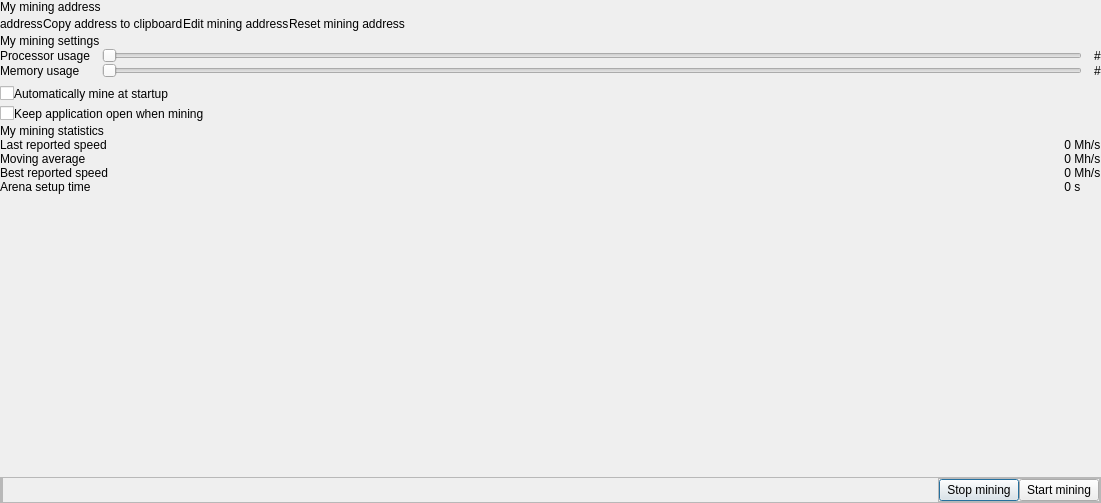
<?xml version="1.0" encoding="UTF-8"?>
<ui version="4.0">
 <class>MiningAccountDialog</class>
 <widget class="QDialog" name="MiningAccountDialog">
  <property name="geometry">
   <rect>
    <x>0</x>
    <y>0</y>
    <width>1101</width>
    <height>503</height>
   </rect>
  </property>
  <property name="sizePolicy">
   <sizepolicy hsizetype="Expanding" vsizetype="Expanding">
    <horstretch>0</horstretch>
    <verstretch>0</verstretch>
   </sizepolicy>
  </property>
  <property name="toolTip">
   <string notr="true"/>
  </property>
  <layout class="QVBoxLayout" name="verticalLayout_2">
   <property name="spacing">
    <number>0</number>
   </property>
   <property name="leftMargin">
    <number>0</number>
   </property>
   <property name="topMargin">
    <number>0</number>
   </property>
   <property name="rightMargin">
    <number>0</number>
   </property>
   <property name="bottomMargin">
    <number>0</number>
   </property>
   <item>
    <layout class="QHBoxLayout" name="horizontalLayout">
     <property name="spacing">
      <number>0</number>
     </property>
     <item>
      <layout class="QVBoxLayout" name="outerLayout">
       <property name="spacing">
        <number>0</number>
       </property>
       <item>
        <widget class="QStackedWidget" name="receiveCoinsStackedWidget">
         <property name="currentIndex">
          <number>0</number>
         </property>
         <widget class="QWidget" name="receiveCoinsPage">
          <layout class="QVBoxLayout" name="verticalLayout">
           <property name="spacing">
            <number>0</number>
           </property>
           <property name="leftMargin">
            <number>0</number>
           </property>
           <property name="topMargin">
            <number>0</number>
           </property>
           <property name="rightMargin">
            <number>0</number>
           </property>
           <property name="bottomMargin">
            <number>0</number>
           </property>
           <item>
            <widget class="QLabel" name="miningAddressLabel">
             <property name="text">
              <string>My mining address</string>
             </property>
             <property name="indent">
              <number>0</number>
             </property>
            </widget>
           </item>
           <item>
            <layout class="QHBoxLayout" name="accountAddressLayout">
             <property name="spacing">
              <number>0</number>
             </property>
             <property name="bottomMargin">
              <number>0</number>
             </property>
             <item>
              <widget class="QLabel" name="accountAddress">
               <property name="text">
                <string notr="true">address</string>
               </property>
               <property name="indent">
                <number>0</number>
               </property>
               <property name="textInteractionFlags">
                <set>Qt::TextSelectableByMouse</set>
               </property>
              </widget>
             </item>
             <item>
              <widget class="ClickableLabel" name="miningCopyToClipboardButton">
               <property name="toolTip">
                <string>Copy address to clipboard</string>
               </property>
               <property name="text">
                <string notr="true">Copy address to clipboard</string>
               </property>
               <property name="indent">
                <number>0</number>
               </property>
              </widget>
             </item>
             <item>
              <widget class="ClickableLabel" name="miningEditAddressButton">
               <property name="toolTip">
                <string>Edit mining address</string>
               </property>
               <property name="text">
                <string notr="true">Edit mining address</string>
               </property>
               <property name="indent">
                <number>0</number>
               </property>
              </widget>
             </item>
             <item>
              <widget class="ClickableLabel" name="miningResetAddressButton">
               <property name="toolTip">
                <string>Reset mining address</string>
               </property>
               <property name="text">
                <string notr="true">Reset mining address</string>
               </property>
               <property name="indent">
                <number>0</number>
               </property>
              </widget>
             </item>
             <item>
              <spacer name="horizontalSpacer">
               <property name="orientation">
                <enum>Qt::Horizontal</enum>
               </property>
               <property name="sizeHint" stdset="0">
                <size>
                 <width>40</width>
                 <height>20</height>
                </size>
               </property>
              </spacer>
             </item>
            </layout>
           </item>
           <item>
            <layout class="QHBoxLayout" name="horizontalLayout_8">
             <property name="spacing">
              <number>0</number>
             </property>
             <property name="bottomMargin">
              <number>0</number>
             </property>
            </layout>
           </item>
           <item>
            <widget class="QLabel" name="miningSettingsLabel">
             <property name="text">
              <string>My mining settings</string>
             </property>
             <property name="indent">
              <number>0</number>
             </property>
            </widget>
           </item>
           <item>
            <layout class="QGridLayout" name="gridLayout_2">
             <property name="topMargin">
              <number>0</number>
             </property>
             <property name="horizontalSpacing">
              <number>12</number>
             </property>
             <item row="1" column="1">
              <widget class="QSlider" name="miningMemorySlider">
               <property name="toolTip">
                <string notr="true"/>
               </property>
               <property name="orientation">
                <enum>Qt::Horizontal</enum>
               </property>
              </widget>
             </item>
             <item row="1" column="0">
              <widget class="QLabel" name="miningMemorySliderHeading">
               <property name="text">
                <string>Memory usage</string>
               </property>
              </widget>
             </item>
             <item row="0" column="1">
              <widget class="QSlider" name="miningThreadSlider">
               <property name="toolTip">
                <string notr="true"/>
               </property>
               <property name="orientation">
                <enum>Qt::Horizontal</enum>
               </property>
              </widget>
             </item>
             <item row="0" column="0">
              <widget class="QLabel" name="miningThreadSliderHeading">
               <property name="text">
                <string>Processor usage</string>
               </property>
              </widget>
             </item>
             <item row="0" column="2">
              <widget class="QLabel" name="miningThreadSliderLabel">
               <property name="text">
                <string>#</string>
               </property>
               <property name="alignment">
                <set>Qt::AlignLeading|Qt::AlignLeft|Qt::AlignVCenter</set>
               </property>
              </widget>
             </item>
             <item row="1" column="2">
              <widget class="QLabel" name="miningMemorySliderLabel">
               <property name="text">
                <string notr="true">#</string>
               </property>
               <property name="alignment">
                <set>Qt::AlignLeading|Qt::AlignLeft|Qt::AlignVCenter</set>
               </property>
              </widget>
             </item>
            </layout>
           </item>
           <item>
            <layout class="QHBoxLayout" name="horizontalLayout_3">
             <property name="spacing">
              <number>0</number>
             </property>
             <property name="topMargin">
              <number>6</number>
             </property>
             <item>
              <widget class="QCheckBox" name="miningCheckBoxMineAtStartup">
               <property name="toolTip">
                <string notr="true"/>
               </property>
               <property name="text">
                <string notr="true"/>
               </property>
              </widget>
             </item>
             <item>
              <widget class="QLabel" name="label_4">
               <property name="text">
                <string>Automatically mine at startup</string>
               </property>
               <property name="indent">
                <number>0</number>
               </property>
              </widget>
             </item>
             <item>
              <spacer name="horizontalSpacer_2">
               <property name="orientation">
                <enum>Qt::Horizontal</enum>
               </property>
               <property name="sizeHint" stdset="0">
                <size>
                 <width>40</width>
                 <height>20</height>
                </size>
               </property>
              </spacer>
             </item>
            </layout>
           </item>
           <item>
            <layout class="QHBoxLayout" name="horizontalLayout_4">
             <property name="spacing">
              <number>0</number>
             </property>
             <property name="topMargin">
              <number>0</number>
             </property>
             <item>
              <widget class="QCheckBox" name="miningCheckBoxKeepOpen">
               <property name="text">
                <string notr="true"/>
               </property>
              </widget>
             </item>
             <item>
              <widget class="QLabel" name="label_5">
               <property name="text">
                <string>Keep application open when mining</string>
               </property>
               <property name="indent">
                <number>0</number>
               </property>
              </widget>
             </item>
             <item>
              <spacer name="horizontalSpacer_3">
               <property name="orientation">
                <enum>Qt::Horizontal</enum>
               </property>
               <property name="sizeHint" stdset="0">
                <size>
                 <width>40</width>
                 <height>20</height>
                </size>
               </property>
              </spacer>
             </item>
            </layout>
           </item>
           <item>
            <widget class="QLabel" name="miningStatisticsLabel">
             <property name="text">
              <string>My mining statistics</string>
             </property>
             <property name="indent">
              <number>0</number>
             </property>
            </widget>
           </item>
           <item>
            <layout class="QGridLayout" name="gridLayout" columnstretch="1,1,0">
             <property name="leftMargin">
              <number>0</number>
             </property>
             <property name="topMargin">
              <number>0</number>
             </property>
             <property name="rightMargin">
              <number>0</number>
             </property>
             <item row="2" column="0">
              <widget class="QLabel" name="label">
               <property name="text">
                <string>Best reported speed</string>
               </property>
              </widget>
             </item>
             <item row="2" column="1">
              <widget class="QLabel" name="labelBestMiningSpeed">
               <property name="text">
                <string notr="true">0</string>
               </property>
               <property name="alignment">
                <set>Qt::AlignRight|Qt::AlignTrailing|Qt::AlignVCenter</set>
               </property>
              </widget>
             </item>
             <item row="3" column="1">
              <widget class="QLabel" name="labelLastArenaSetupTime">
               <property name="text">
                <string notr="true">0</string>
               </property>
               <property name="alignment">
                <set>Qt::AlignRight|Qt::AlignTrailing|Qt::AlignVCenter</set>
               </property>
              </widget>
             </item>
             <item row="3" column="0">
              <widget class="QLabel" name="label_6">
               <property name="text">
                <string>Arena setup time</string>
               </property>
              </widget>
             </item>
             <item row="1" column="0">
              <widget class="QLabel" name="label_2">
               <property name="text">
                <string>Moving average</string>
               </property>
              </widget>
             </item>
             <item row="0" column="1">
              <widget class="QLabel" name="labelLastMiningSpeed">
               <property name="text">
                <string notr="true">0</string>
               </property>
               <property name="alignment">
                <set>Qt::AlignRight|Qt::AlignTrailing|Qt::AlignVCenter</set>
               </property>
              </widget>
             </item>
             <item row="0" column="0">
              <widget class="QLabel" name="label_3">
               <property name="text">
                <string>Last reported speed</string>
               </property>
              </widget>
             </item>
             <item row="1" column="1">
              <widget class="QLabel" name="labelAverageMiningSpeed">
               <property name="text">
                <string notr="true">0</string>
               </property>
               <property name="alignment">
                <set>Qt::AlignRight|Qt::AlignTrailing|Qt::AlignVCenter</set>
               </property>
              </widget>
             </item>
             <item row="3" column="2">
              <widget class="QLabel" name="labelLastArenaSetupTimeUnits">
               <property name="text">
                <string notr="true"> s</string>
               </property>
               <property name="alignment">
                <set>Qt::AlignLeading|Qt::AlignLeft|Qt::AlignVCenter</set>
               </property>
               <property name="indent">
                <number>0</number>
               </property>
              </widget>
             </item>
             <item row="2" column="2">
              <widget class="QLabel" name="labelBestMiningSpeedUnits">
               <property name="text">
                <string notr="true"> Mh/s</string>
               </property>
               <property name="alignment">
                <set>Qt::AlignLeading|Qt::AlignLeft|Qt::AlignVCenter</set>
               </property>
               <property name="indent">
                <number>0</number>
               </property>
              </widget>
             </item>
             <item row="1" column="2">
              <widget class="QLabel" name="labelAverageMiningSpeedUnits">
               <property name="text">
                <string notr="true"> Mh/s</string>
               </property>
               <property name="alignment">
                <set>Qt::AlignLeading|Qt::AlignLeft|Qt::AlignVCenter</set>
               </property>
               <property name="indent">
                <number>0</number>
               </property>
              </widget>
             </item>
             <item row="0" column="2">
              <widget class="QLabel" name="labelLastMiningSpeedUnits">
               <property name="text">
                <string notr="true"> Mh/s</string>
               </property>
               <property name="alignment">
                <set>Qt::AlignLeading|Qt::AlignLeft|Qt::AlignVCenter</set>
               </property>
               <property name="indent">
                <number>0</number>
               </property>
              </widget>
             </item>
            </layout>
           </item>
           <item>
            <spacer name="verticalSpacer">
             <property name="orientation">
              <enum>Qt::Vertical</enum>
             </property>
             <property name="sizeHint" stdset="0">
              <size>
               <width>20</width>
               <height>283</height>
              </size>
             </property>
            </spacer>
           </item>
          </layout>
         </widget>
        </widget>
       </item>
       <item>
        <widget class="QFrame" name="accountActionButtonFrame">
         <property name="frameShape">
          <enum>QFrame::StyledPanel</enum>
         </property>
         <property name="frameShadow">
          <enum>QFrame::Raised</enum>
         </property>
         <layout class="QHBoxLayout" name="horizontalLayout_2">
          <property name="spacing">
           <number>0</number>
          </property>
          <property name="leftMargin">
           <number>0</number>
          </property>
          <property name="topMargin">
           <number>0</number>
          </property>
          <property name="rightMargin">
           <number>0</number>
          </property>
          <property name="bottomMargin">
           <number>0</number>
          </property>
          <item>
           <widget class="QFrame" name="cancelButtonGroup">
            <property name="sizePolicy">
             <sizepolicy hsizetype="Maximum" vsizetype="Preferred">
              <horstretch>0</horstretch>
              <verstretch>0</verstretch>
             </sizepolicy>
            </property>
            <property name="frameShape">
             <enum>QFrame::StyledPanel</enum>
            </property>
            <property name="frameShadow">
             <enum>QFrame::Raised</enum>
            </property>
            <layout class="QHBoxLayout" name="horizontalLayout_7">
             <property name="spacing">
              <number>0</number>
             </property>
             <property name="leftMargin">
              <number>0</number>
             </property>
             <property name="topMargin">
              <number>0</number>
             </property>
             <property name="rightMargin">
              <number>0</number>
             </property>
             <property name="bottomMargin">
              <number>0</number>
             </property>
            </layout>
           </widget>
          </item>
          <item>
           <spacer name="accountButtonSpacer">
            <property name="orientation">
             <enum>Qt::Horizontal</enum>
            </property>
            <property name="sizeType">
             <enum>QSizePolicy::MinimumExpanding</enum>
            </property>
            <property name="sizeHint" stdset="0">
             <size>
              <width>0</width>
              <height>20</height>
             </size>
            </property>
           </spacer>
          </item>
          <item>
           <widget class="QFrame" name="confirmButtonGroup">
            <property name="sizePolicy">
             <sizepolicy hsizetype="Maximum" vsizetype="Preferred">
              <horstretch>0</horstretch>
              <verstretch>0</verstretch>
             </sizepolicy>
            </property>
            <property name="frameShape">
             <enum>QFrame::StyledPanel</enum>
            </property>
            <property name="frameShadow">
             <enum>QFrame::Raised</enum>
            </property>
            <layout class="QHBoxLayout" name="horizontalLayout_6">
             <property name="spacing">
              <number>0</number>
             </property>
             <property name="leftMargin">
              <number>0</number>
             </property>
             <property name="topMargin">
              <number>0</number>
             </property>
             <property name="rightMargin">
              <number>0</number>
             </property>
             <property name="bottomMargin">
              <number>0</number>
             </property>
             <item>
              <widget class="QPushButton" name="miningStopminingButton">
               <property name="sizePolicy">
                <sizepolicy hsizetype="Minimum" vsizetype="Fixed">
                 <horstretch>0</horstretch>
                 <verstretch>0</verstretch>
                </sizepolicy>
               </property>
               <property name="text">
                <string>Stop mining</string>
               </property>
              </widget>
             </item>
             <item>
              <widget class="QPushButton" name="miningStartminingButton">
               <property name="sizePolicy">
                <sizepolicy hsizetype="Minimum" vsizetype="Fixed">
                 <horstretch>0</horstretch>
                 <verstretch>0</verstretch>
                </sizepolicy>
               </property>
               <property name="text">
                <string>Start mining</string>
               </property>
              </widget>
             </item>
            </layout>
           </widget>
          </item>
         </layout>
        </widget>
       </item>
      </layout>
     </item>
    </layout>
   </item>
  </layout>
 </widget>
 <customwidgets>
  <customwidget>
   <class>ClickableLabel</class>
   <extends>QLabel</extends>
   <header location="global">qt/_Gulden/clickablelabel.h</header>
  </customwidget>
 </customwidgets>
 <resources>
  <include location="../../gulden.qrc"/>
 </resources>
 <connections/>
</ui>
